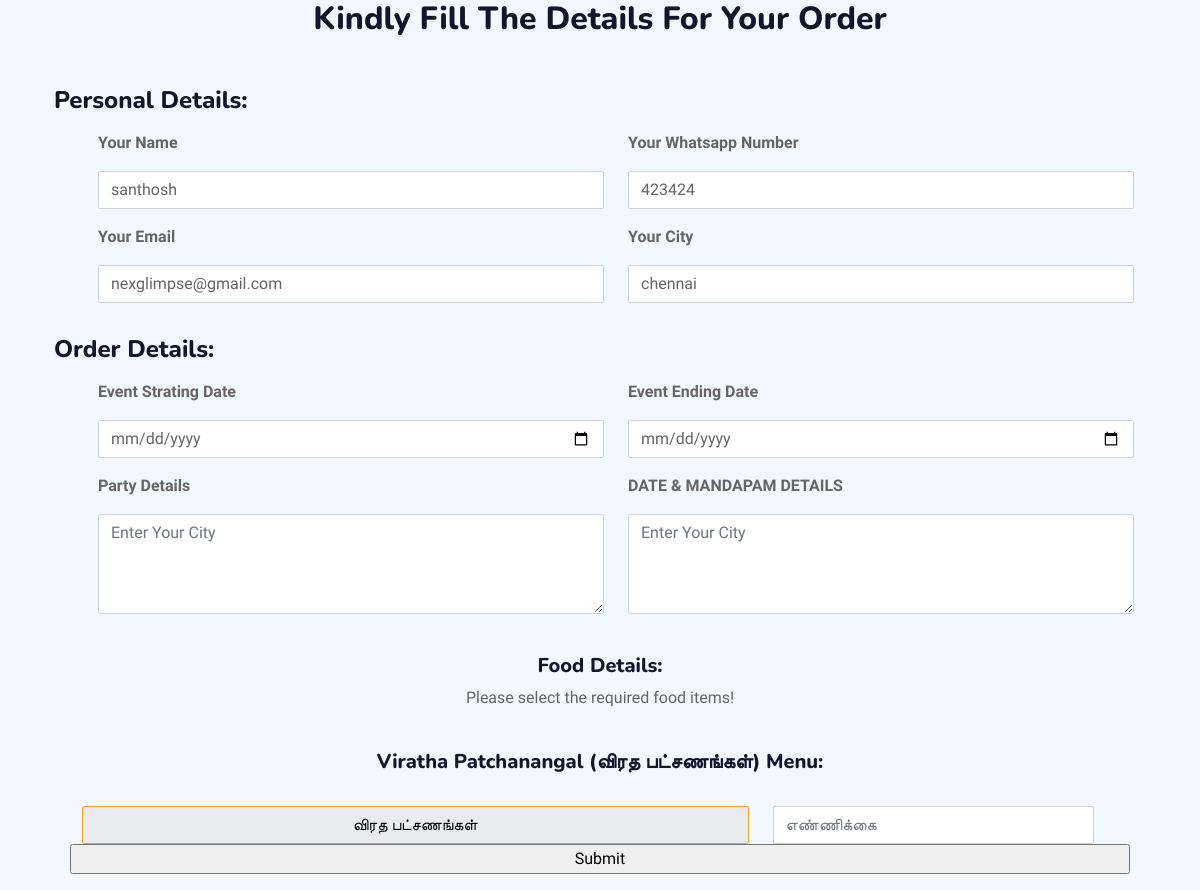
Page /admin/update-process.php?id=17 on the committed database.
### tables this page shows
CREATE TABLE `order_details` (
  `id` int(40) NOT NULL,
  `uname` text DEFAULT NULL,
  `unumber` int(20) DEFAULT NULL,
  `uemail` varchar(60) DEFAULT NULL,
  `ucity` varchar(30) DEFAULT NULL,
  `usdate` date DEFAULT NULL,
  `uedate` date DEFAULT NULL,
  `upartydetails` mediumtext DEFAULT NULL,
  `uhalldetails` mediumtext DEFAULT NULL,
  `malaifirday` longtext DEFAULT NULL,
  `wedmalaiset` longtext DEFAULT NULL,
  `kasiyathiraiset` longtext DEFAULT NULL,
  `samangalset` longtext DEFAULT NULL,
  `wedplateset` longtext DEFAULT NULL,
  `toiletset` longtext DEFAULT NULL,
  `vedicset` longtext DEFAULT NULL,
  `carrybag` longtext DEFAULT NULL,
  `carrybagcou` int(20) DEFAULT NULL,
  `carrybagweat` longtext DEFAULT NULL,
  `carrybagsweatcou` int(20) DEFAULT NULL,
  `carrybagcookie` longtext DEFAULT NULL,
  `carrybagcookiecou` int(20) DEFAULT NULL,
  `firdaymor` longtext DEFAULT NULL,
  `firdaymorcou` int(20) DEFAULT NULL,
  `firdayaftcou` int(20) DEFAULT NULL,
  `firdayeve` longtext DEFAULT NULL,
  `firdayevecou` int(20) DEFAULT NULL,
  `firdaydrink` longtext DEFAULT NULL,
  `firdaycooldrinkcou` int(20) DEFAULT NULL,
  `firdaysnack` longtext DEFAULT NULL,
  `firdaysnackcou` int(20) DEFAULT NULL,
  `firdaydinner` longtext DEFAULT NULL,
  `firdaydinnercou` int(20) DEFAULT NULL,
  `secdaymor` longtext DEFAULT NULL,
  `secdaymorcou` int(20) DEFAULT NULL,
  `secdayaftercou` int(20) DEFAULT NULL,
  `secdayeve` longtext DEFAULT NULL,
  `secdayevecou` int(20) DEFAULT NULL,
  `secdaydinner` longtext DEFAULT NULL,
  `secdaydinnercou` int(20) DEFAULT NULL,
  `guestfood` longtext DEFAULT NULL,
  `guestfoodcou` int(20) DEFAULT NULL,
  `packetfood` longtext DEFAULT NULL,
  `packetfoodcou` int(20) DEFAULT NULL,
  `firdayaft` longtext NOT NULL,
  `secdayaft` longtext NOT NULL
);

### admin/update-process.php (the view, shortened to what this page needs)
<!DOCTYPE html>
<html lang="en">
<head>
    <link href="https://cdnjs.cloudflare.com/ajax/libs/font-awesome/5.10.0/css/all.min.css" rel="stylesheet">
    <link href="https://cdn.jsdelivr.net/npm/bootstrap-icons@1.4.1/font/bootstrap-icons.css" rel="stylesheet">
    <link href="../lib/animate/animate.min.css" rel="stylesheet">
    <link href="../lib/owlcarousel/assets/owl.carousel.min.css" rel="stylesheet">
    <link href="../lib/tempusdominus/css/tempusdominus-bootstrap-4.min.css" rel="stylesheet" />
    <link href="../css/bootstrap.min.css" rel="stylesheet">
    <link href="../css/style.css" rel="stylesheet">
    <link rel="stylesheet" href="../css/style2.css">
    <?php
$conn = mysqli_connect("localhost", "root", "", "pkm_catering");
if (isset($_GET['id'])) {
    $order_id = $_GET['id'];
    $result = mysqli_query($conn, "SELECT * FROM order_details WHERE id = $order_id");
    $row = mysqli_fetch_assoc($result);
}
?>
</head>
<body>
<div class="container text-center">
    <h2  >Kindly Fill The Details For Your Order</h2>
</div>
<div class="container">
    <form class="mt-5 container">
        <h4>Personal Details:</h4>
        <div class="row m-3">
            <div class="col-md-6">
                <label for="name" class="mx-3"><b>Your Name</b></label>
                <input type="text" placeholder="Enter Your Name" class="form-control m-3" name="uname" id="name" value="<?= isset($row['uname']) ? $row['uname'] : '' ?>">
            </div>
            <div class="col-md-6">
                <label for="number" class="mx-3"><b>Your Whatsapp Number</b></label>
                <input type="tel" placeholder="Enter Your Whatsapp No" class="form-control m-3" id="number" name="unumber" value="<?= isset($row['unumber']) ? $row['unumber'] : '' ?>">
            </div>
            <div class="col-md-6">
                <label for="mail" class="mx-3"><b>Your Email</b></label>
            <input type="email" placeholder="Enter Your E-mail" class="form-control m-3" id="mail" name="uemail" value="<?= isset($row['uemail']) ? $row['uemail'] : '' ?>">
            </div>
            <div class="col-md-6">
                <label for="city" class="mx-3"><b>Your City</b></label>
                <input type="text" placeholder="Enter Your City" class="form-control m-3"id="city" name="ucity" value="<?= isset($row['ucity']) ? $row['ucity'] : '' ?>">
            </div>
        </div>
        <h4>Order Details:</h4>
        <div class="row m-3">
            <div class="col-md-6">
                <label for="date" class="mx-3"><b>Event Strating Date</b></label>
                <input type="date" class="form-control m-3" id="date" name="usdate">
            </div>
            <div class="col-md-6">
                <label for="date" class="mx-3"><b>Event Ending Date</b></label>
                <input type="date" class="form-control m-3" id="date" name="uedate">
            </div>
            <div class="col-md-6">
                <label for="city" class="mx-3"><b>Party Details</b></label>
                <textarea type="textarea" placeholder="Enter Your City" class="form-control m-3" id="city" name="upartydetails" style="height: 100px;"></textarea>
            </div>
            <div class="col-md-6">
                <label for="city" class="mx-3"><b>DATE & MANDAPAM DETAILS</b></label>
                <textarea type="textarea" placeholder="Enter Your City" class="form-control m-3" id="city" name="uhalldetails" style="height: 100px;"></textarea>
            </div>
        </div>
        <h5 class="text-center mt-4">Food Details:</h5>
        <p class="text-center">Please select the required food items!</p>
        <div class="row m-3">
            <h5 class="text-center mt-4">Viratha Patchanangal (விரத பட்சணங்கள்) Menu:</h5>
            <div class="row align-items-center justify-content-center">
                <div class="col-lg-8 mt-4 align-items-center justify-content-center">
                    <div class="dropdown">
                        <input type="button" class="btn btn-primary form-control dropdown-toggle" style="color: black;" value="விரத பட்சணங்கள்" data-bs-toggle="dropdown">
                    </div>
                </div>
                <div class="col-lg-4  pt-4 ">
                    <input type="number" placeholder="எண்ணிக்கை" class="form-control" id="number" name="carrybagcou" >
                </div>
            </div>
            <input type="submit" name="submit" value="Submit" class="buttom">
</body>
</html>

### css/style.css (style rules this page uses)
:root { --primary: #FEA116; --light: #F1F8FF; --dark: #0F172B; }
.btn { font-family: 'Nunito', sans-serif; font-weight: 500; text-transform: uppercase; transition: .5s; }
.btn.btn-primary, .btn.btn-secondary { color: #FFFFFF; }

### rows in the picture
order_details: uname "santhosh", unumber "423424", uemail "nexglimpse@gmail.com", ucity "chennai"
